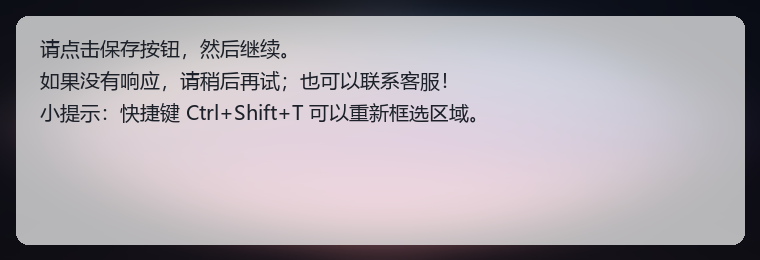
#> input picture 项目测试/fixtures/bg-panel-20px.png, 760 x 260 px, given in place of 14-hud-subtitle.png, which was not available
$ python preview_subtitle.py
#> lines starting #> are read from the running program, lines starting #| are printed output that depends on the picture
"""把字幕条截图叠到照片背景上，检查"透明但字清晰"的实际观感。"""
from PIL import Image

SHOT = r"D:\桌面翻译助手\项目测试\reports\electron-smoke\14-hud-subtitle.png"
BG = r"D:\桌面翻译助手\项目测试\fixtures\bg-photo.png"
OUT = r"D:\桌面翻译助手\项目测试\reports\arttext\subtitle-on-photo.png"

shot = Image.open(SHOT).convert("RGBA")
bg = Image.open(BG).convert("RGBA").resize((shot.width, shot.height), Image.LANCZOS)
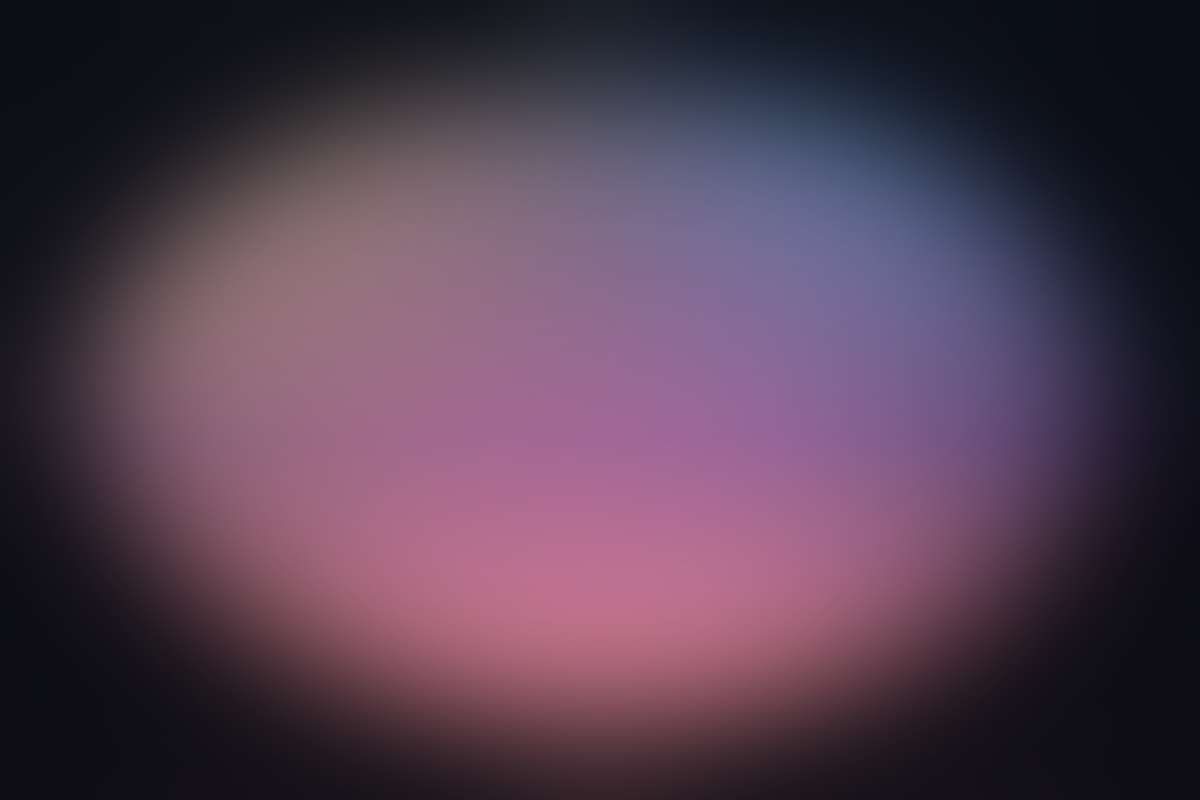
#> input picture 项目测试/fixtures/bg-photo.png, 1200 x 800 px, found by its file name
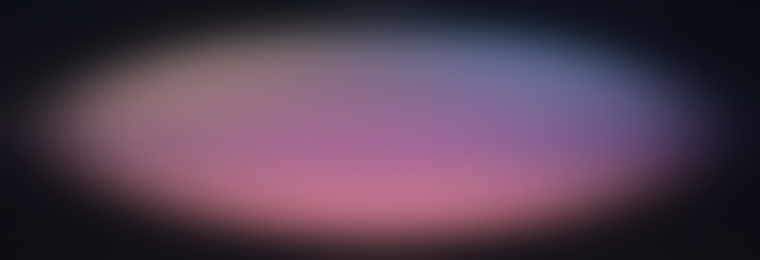
#> bg: PIL image 760x260 RGBA; mean R, G, B, A 83.7, 62.6, 81.4, 255
merged = Image.alpha_composite(bg, shot)
merged = merged.resize((shot.width // 2, shot.height // 2), Image.LANCZOS)
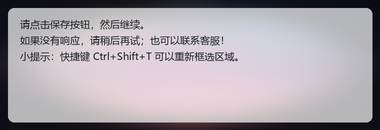
#> merged: PIL image 380x130 RGBA; mean R, G, B, A 172.3, 166.1, 172.7, 255
merged.save(OUT)
print("saved", OUT, merged.size)
#| saved D:\桌面翻译助手\项目测试\reports\arttext\subtitle-on-photo.png (380, 130)
